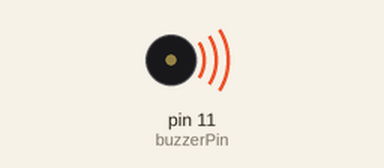
The sketch below on a simulated Arduino Uno, built with avr-gcc and run on an emulated ATmega328P. Shown: buzzer (waves = sounding).

Above: at 0.1 s.
Timing chart, 0 to 40.0 s (numbered marks = the images above):
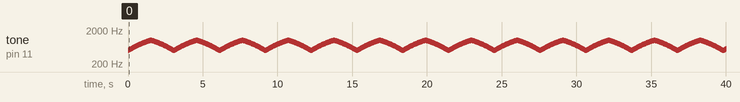

Measured:
- by itself, tone on pin 11 (buzzerPin): plays 500 Hz for 0.03 s, 510 Hz for 0.03 s, 520 Hz for 0.03 s, 530 Hz for 0.03 s, 540 Hz for 0.03 s, 550 Hz for 0.03 s … (1307 notes in this stretch)

The sketch:

sireneBuzzer.ino
```cpp
const int buzzerPin = 11;

void setup()
{
    pinMode(buzzerPin, OUTPUT);
}

void loop()
{

    for (int freq = 500; freq <= 1000; freq += 10)
    {
        tone(buzzerPin, freq);
        delay(30);
    }

    for (int freq = 1000; freq >= 500; freq -= 10)
    {
        tone(buzzerPin, freq);
        delay(30);
    }
}
```
